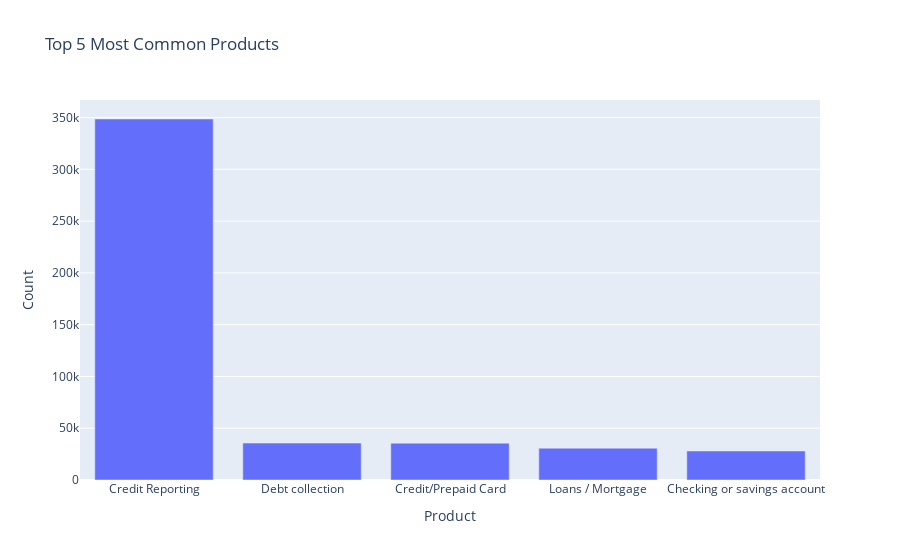
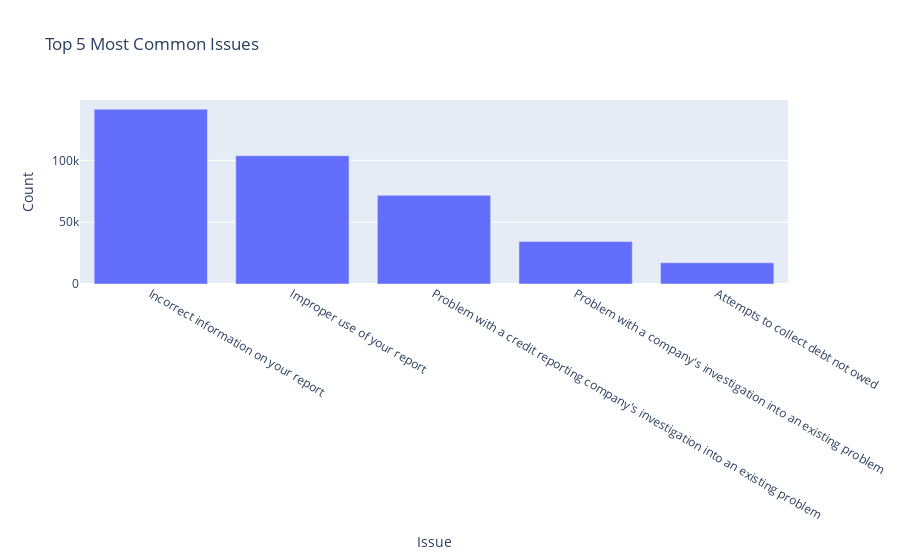

The notebook cell saved with these charts, in order:
### Markdown cell above
#### Top 5 common product and issues

### Code cell
# Function to plot top n most common categories
def plot_top_n(df, column, title, n=5):
    counts = df[column].value_counts().reset_index()
    counts.columns = [column, 'Count']
    top_n = counts.head(n)
    fig = px.bar(top_n, x=column, y='Count', title=title)
    fig.show()

# Plotting top 5 most common products
plot_top_n(df_new, 'Product', 'Top 5 Most Common Products')

# Plotting top 5 most common issues
plot_top_n(df_new, 'Issue', 'Top 5 Most Common Issues')

### Figure 1 — Plotly figure (JSON) as saved in the notebook; plotly's stock layout.template omitted (floating-point values rounded to 4 significant figures)
{"data": [{"alignmentgroup": "True", "hovertemplate": "Product=%{x}<br>Count=%{y}<extra></extra>", "legendgroup": "", "marker": {"color": "#636efa", "pattern": {"shape": ""}}, "name": "", "offsetgroup": "", "orientation": "v", "showlegend": false, "textposition": "auto", "type": "bar", "x": ["Credit Reporting", "Debt collection", "Credit/Prepaid Card", "Loans / Mortgage", "Checking or savings account"], "xaxis": "x", "y": [348623, 35642, 35590, 30749, 28033], "yaxis": "y"}], "layout": {"autosize": true, "barmode": "relative", "legend": {"tracegroupgap": 0}, "title": {"text": "Top 5 Most Common Products"}, "xaxis": {"anchor": "y", "autorange": true, "domain": [0, 1], "range": [-0.5, 4.5], "title": {"text": "Product"}, "type": "category"}, "yaxis": {"anchor": "x", "autorange": true, "domain": [0, 1], "range": [0, 367000.0], "title": {"text": "Count"}, "type": "linear"}}}

### Figure 2 — Plotly figure (JSON) as saved in the notebook; plotly's stock layout.template omitted (floating-point values rounded to 4 significant figures)
{"data": [{"alignmentgroup": "True", "hovertemplate": "Issue=%{x}<br>Count=%{y}<extra></extra>", "legendgroup": "", "marker": {"color": "#636efa", "pattern": {"shape": ""}}, "name": "", "offsetgroup": "", "orientation": "v", "showlegend": false, "textposition": "auto", "type": "bar", "x": ["Incorrect information on your report", "Improper use of your report", "Problem with a credit reporting company's investigation into an existing problem", "Problem with a company's investigation into an existing problem", "Attempts to collect debt not owed"], "xaxis": "x", "y": [141417, 103804, 71739, 34369, 17201], "yaxis": "y"}], "layout": {"autosize": true, "barmode": "relative", "legend": {"tracegroupgap": 0}, "title": {"text": "Top 5 Most Common Issues"}, "xaxis": {"anchor": "y", "autorange": true, "domain": [0, 1], "range": [-0.5, 4.5], "title": {"text": "Issue"}, "type": "category"}, "yaxis": {"anchor": "x", "autorange": true, "domain": [0, 1], "range": [0, 148860], "title": {"text": "Count"}, "type": "linear"}}}
